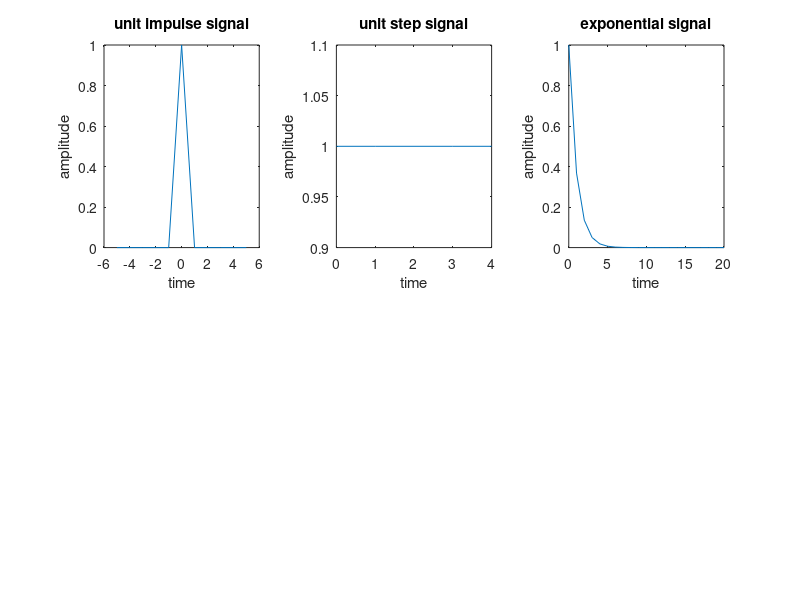

Here is the MATLAB script that generated this plot:
%Unit impulse signal
clc;
clear all;
close all;
N=5 ; %Set limit 
t1 = -5:5;
x1=[zeros(1,N),ones(1,1),zeros(1,N)];
subplot(2,3,1);
plot(t1,x1);
xlabel('time');
ylabel('amplitude');
title('unit impulse signal');


%Unit step signal
t2 = 0:4;
x2=ones(1,5);
subplot(2,3,2);
plot(t2,x2);
xlabel('time');
ylabel('amplitude');
title('unit step signal');

%Exponential signal
t3 = 0:1:20;
x3=exp(-t3);
subplot(2,3,3);
plot(t3,x3);
xlabel('time');
ylabel('amplitude');
title('exponential signal');



